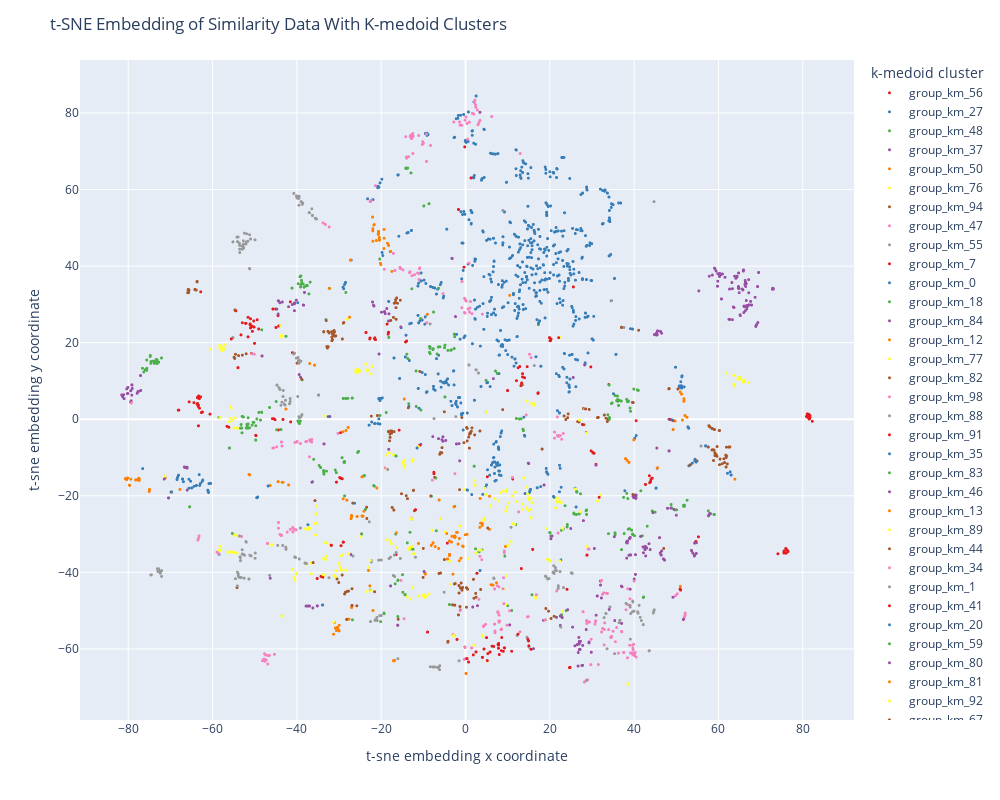

The notebook cell saved with this chart:
### Code cell
tsnedf = pipeline.embedding_coordinates_table
tsnedf["k-medoid cluster"] = pipeline.assignment_table["set_id"]
fig = px.scatter(
  tsnedf, x="x", y="y", color="k-medoid cluster",
  color_discrete_sequence=px.colors.qualitative.Set1
)
fig.update_traces(textposition='top center')
fig.update_layout(
  height=800, 
  width =1000, 
  title_text='t-SNE Embedding of Similarity Data With K-medoid Clusters',
  xaxis_title = "t-sne embedding x coordinate",
  yaxis_title = "t-sne embedding y coordinate")
fig.update_traces(marker={'size': 3})
fig.show()
